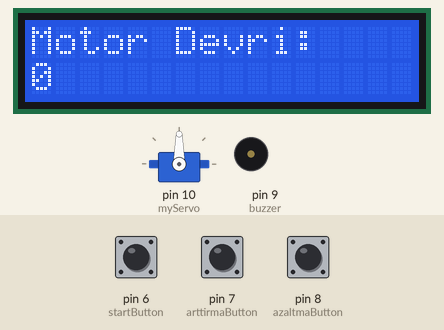
Recording of a sketch running on a simulated Arduino Uno, built with avr-gcc and run on an emulated ATmega328P. Shown: 16×2 character LCD, servo, buzzer (waves = sounding, pin HIGH). Inputs (shaded band) come from the test bench; at power-on: pin 6 (startButton) HIGH, pin 7 (arttirmaButton) HIGH, pin 8 (azaltmaButton) HIGH.

Above: at 7.3 s.
7.4 s: pin 6 (startButton) pulled LOW for 0.15 s
At 8.2 s:
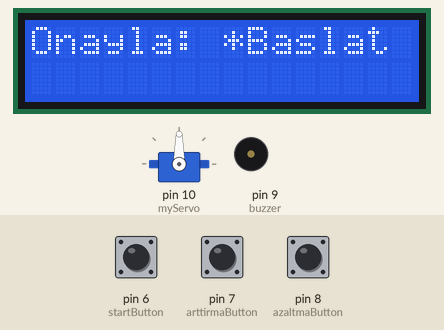
9.0 s: pin 6 (startButton) pulled LOW for 1 s
At 11.2 s:
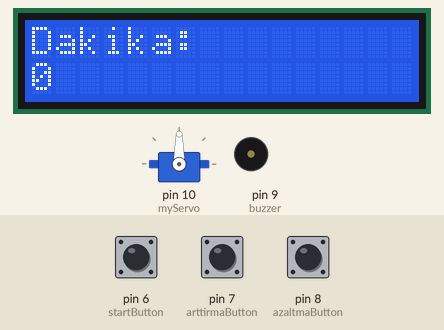
11.5 s: pin 7 (arttirmaButton) pulled LOW for 3.2 s
At 15.4 s:
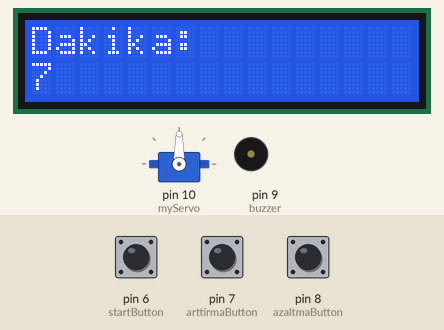
16.2 s: pin 7 (arttirmaButton) pulled LOW for 0.15 s
At 17.4 s:
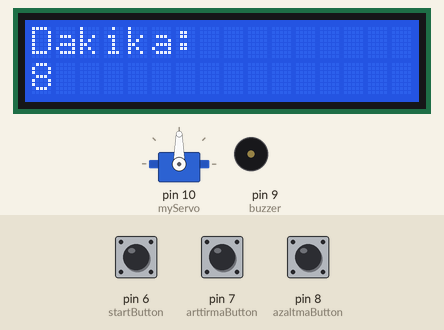
17.8 s: pin 6 (startButton) pulled LOW for 3.2 s
At 18.2 s:
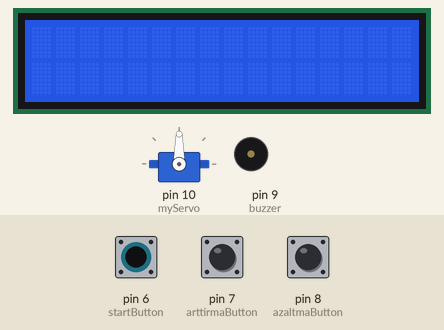
22.5 s: pin 6 (startButton) driven LOW and pin 7 (arttirmaButton) driven LOW
Timing chart, 0 to 25.5 s (numbered marks = the images above; inputs shaded):
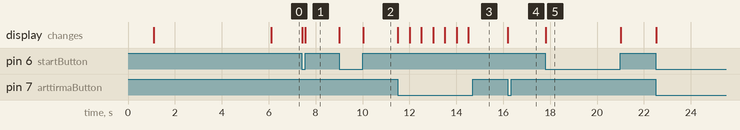

Measured:
- after the input at 7.4 s, the display: first changes at once (image 1 shows a later state)
- after the input at 9.0 s, the display: first changes at once (image 2 shows a later state)
- after the input at 11.5 s, the display: first changes at once (image 3 shows a later state)
- after the input at 16.2 s, the display: changes at once (image 4)
- after the input at 17.8 s, the display: changes at once (image 5)

The sketch:

Centrafuge.ino
```cpp
#include <LiquidCrystal_I2C.h>
#include <Servo.h>

// LCD ekran ve Servo nesneleri oluşturuluyor
LiquidCrystal_I2C lcd(0x27, 16, 2);
Servo myServo;

// Değişkenler tanımlanıyor
int motorDevri = 0;
int dakika = 0;
int dakikaKalan = 0;
int startButton = 6;
int arttirmaButton = 7;
int azaltmaButton = 8;
int buzzer = 9;

void setup() {
  // LCD ekranı başlatılıyor ve sistem hazırlanıyor mesajı gösteriliyor
  lcd.init();
  lcd.backlight();
  lcd.print("Hoş Geldiniz!");
  delay(1000);
  lcd.clear();
  lcd.print("Sistem kontrol ediliyor");
  delay(5000);
  lcd.clear();

  // Butonlar ve Servo için gerekli pinler tanımlanıyor
  pinMode(startButton, INPUT_PULLUP);
  pinMode(arttirmaButton, INPUT_PULLUP);
  pinMode(azaltmaButton, INPUT_PULLUP);
  myServo.attach(10); // Servo sinyali için kullanılan pin
  pinMode(buzzer, OUTPUT);
}

void loop() {
  // Motor devri seçimi yapılıyor
  lcd.setCursor(0, 0);
  lcd.print("Motor Devri:");
  lcd.setCursor(0, 1);
  lcd.print(motorDevri);
  while (digitalRead(startButton) == HIGH) {
    if (digitalRead(arttirmaButton) == LOW) {
      motorDevri += 100;
      if (motorDevri > 10000) {
        motorDevri = 10000;
      }
      lcd.setCursor(0, 1);
      lcd.print(motorDevri);
      delay(500);
    }
    if (digitalRead(azaltmaButton) == LOW) {
      motorDevri -= 100;
      if (motorDevri < 0) {
        motorDevri = 0;
      }
      lcd.setCursor(0, 1);
      lcd.print(motorDevri);
      delay(500);
    }
  }

  // Dakika seçimi yapılıyor
  lcd.clear();
  lcd.print("Dakika:");
  lcd.setCursor(0, 1);
  lcd.print(dakika);
  while (digitalRead(startButton) == HIGH) {
    if (digitalRead(arttirmaButton) == LOW) {
      dakika += 1;
      if (dakika > 60) {
        dakika = 60;
      }
      lcd.setCursor(0, 1);
      lcd.print(dakika);
      delay(500);
    }
    if (digitalRead(azaltmaButton) == LOW) {
      dakika -= 1;
      if (dakika < 0) {
        dakika = 0;
      }
      lcd.setCursor(0, 1);
      lcd.print(dakika);
      delay(500);
    }
  }

  // Başlatma butonu bekleniyor
  lcd.clear();
  lcd.print("Onayla: *Baslat");
  while (digitalRead(startButton) == HIGH) {
    if (digitalRead(arttirmaButton) == LOW) {
      // Motor hızı ayarlanıyor ve geri sayım başlatılıyor
      int servoValue = map(motorDevri, 0, 10000, 0, 180);
      myServo.write(servoValue); // Servo'yu belirtilen pozisyona getir
      dakikaKalan = dakika;
      while (dakikaKalan > 0) {
        lcd.setCursor(0, 0);
        lcd.print("Dakika: ");
        lcd.setCursor(8, 0);
        lcd.print(dakikaKalan);
        delay(60000);
        dakikaKalan--;
      }

      // Motor yavaşlatılıyor ve sesli uyarı veriliyor
      for (int i = 180; i >= 0; i -= 1) {
        int servoValue = map(i, 0, 180, 0, 180);
        myServo.write(servoValue); // Servo'yu yavaşlatarak durdur
        delay(10);
      }
      digitalWrite(buzzer, HIGH);
      delay(1000);
      digitalWrite(buzzer, LOW);
      delay(500);
}
}

// Değişkenler sıfırlanıyor ve LCD ekran temizleniyor
motorDevri = 0;
dakika = 0;
lcd.clear();
}
```
